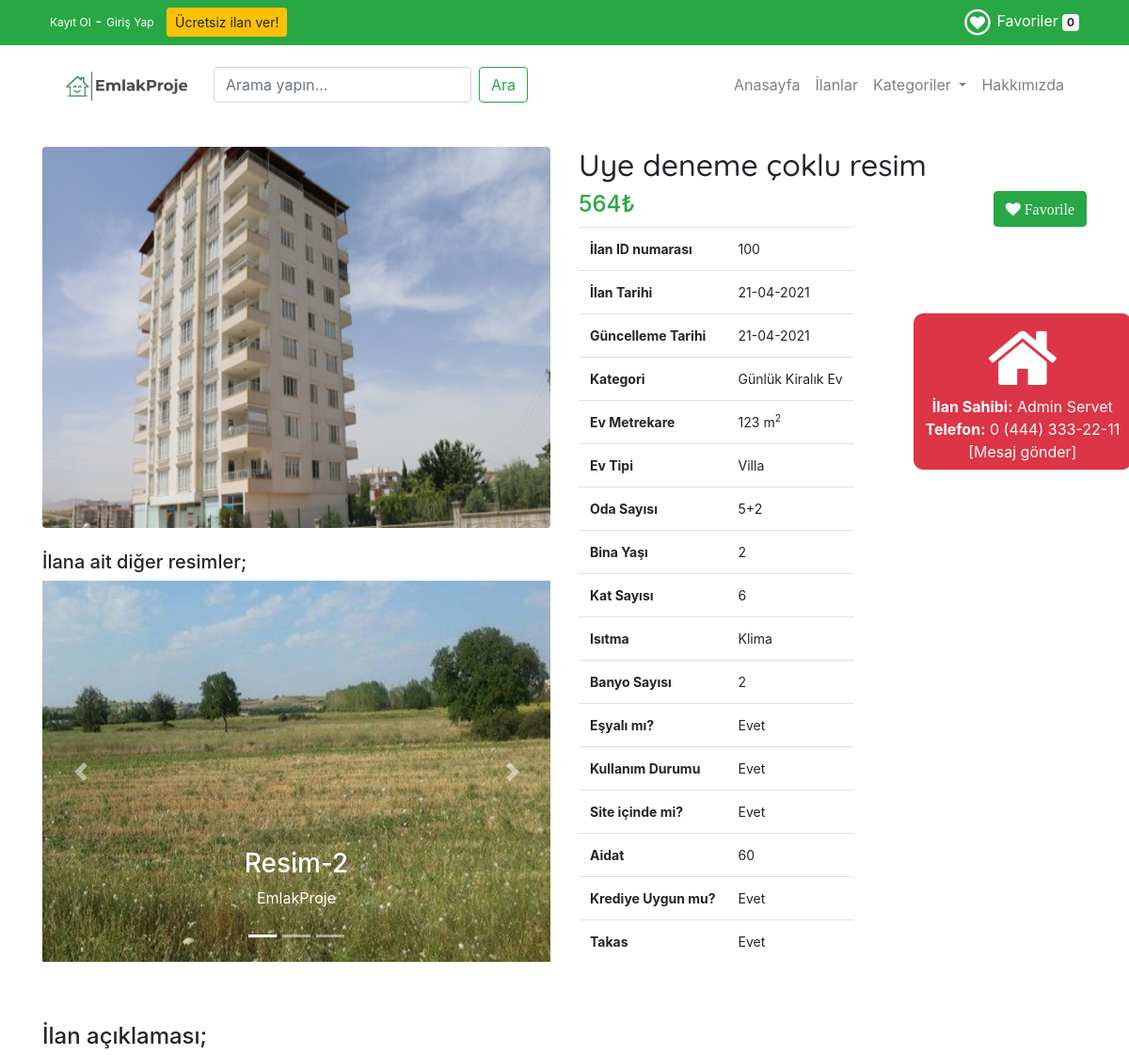
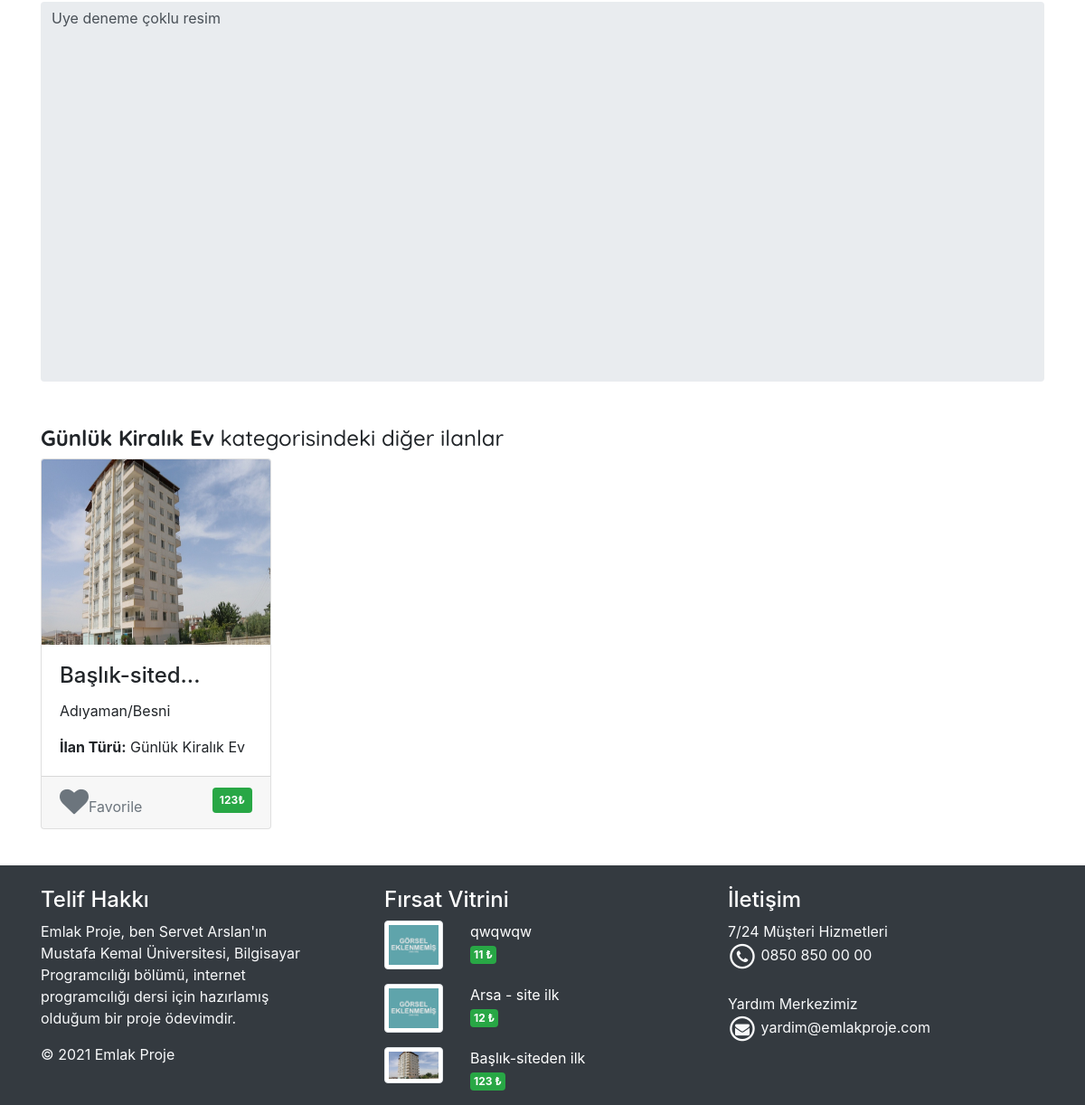
The page /urundetay.php?id=100 on the database its author committed (2 pictures, top to bottom).
### tables this page shows
CREATE TABLE `logo` (
  `logo_id` int(11) NOT NULL,
  `logo_aciklama` varchar(50) NOT NULL,
  `logo_baglanti` varchar(500) NOT NULL,
  `logo_k_durum` int(11) NOT NULL
);

CREATE TABLE `urunler` (
  `id` int(11) NOT NULL,
  `urunadi` varchar(128) NOT NULL,
  `il_id` int(11) NOT NULL,
  `ilce_id` int(11) NOT NULL,
  `evarsa_id` int(11) NOT NULL,
  `aciklama` text NOT NULL,
  `fiyat` double NOT NULL,
  `giris_tarihi` datetime NOT NULL,
  `dzltm_tarihi` timestamp NOT NULL DEFAULT current_timestamp() ON UPDATE current_timestamp(),
  `resim` varchar(128) DEFAULT NULL,
  `resim_iki` varchar(128) NOT NULL,
  `resim_uc` varchar(128) NOT NULL,
  `resim_dort` varchar(128) NOT NULL,
  `kategori_id` int(11) DEFAULT NULL,
  `onay` varchar(1) NOT NULL DEFAULT '0'
);

CREATE TABLE `kullanicilar` (
  `id` int(11) NOT NULL,
  `adsoyad` varchar(30) NOT NULL,
  `kadi` varchar(20) NOT NULL,
  `sifre` varchar(20) NOT NULL,
  `eposta` varchar(70) NOT NULL,
  `tel_no` varchar(10) NOT NULL,
  `onay` varchar(1) NOT NULL DEFAULT '0'
);

CREATE TABLE `kategoriler` (
  `id` int(11) NOT NULL,
  `kategoriadi` varchar(128) NOT NULL,
  `aciklama` text NOT NULL
);

CREATE TABLE `evbilgi` (
  `id` int(11) NOT NULL,
  `ev_urun_id` int(11) NOT NULL,
  `ev_tipi` varchar(50) NOT NULL,
  `ev_metrekare` varchar(50) NOT NULL,
  `oda_sayisi` varchar(50) NOT NULL,
  `bina_yasi` varchar(50) NOT NULL,
  `kat_sayisi` varchar(50) NOT NULL,
  `isitma` varchar(50) NOT NULL,
  `banyo_sayisi` varchar(50) NOT NULL,
  `esyali` varchar(50) NOT NULL,
  `kullanim_durumu` varchar(50) NOT NULL,
  `site_icinde` varchar(50) NOT NULL,
  `aidat` varchar(50) NOT NULL,
  `ev_krediye_uygun` varchar(50) NOT NULL,
  `ev_kimden` varchar(50) NOT NULL,
  `ev_takas` varchar(50) NOT NULL
);

CREATE TABLE `il` (
  `id` int(11) NOT NULL,
  `sehir` varchar(50) DEFAULT NULL
);

CREATE TABLE `ilce` (
  `id` int(11) NOT NULL,
  `ilce` varchar(55) DEFAULT NULL,
  `il_id` int(11) NOT NULL
);

### urundetay.php (the view, shortened to what this page needs)
<?php include "header.php"; ?>
 <?php
 $id=isset($_GET['id']) ? $_GET['id'] : die('HATA: Kayıt bulunamadı.');
 include 'config/vtabani.php';
 try {
 $sorgu = "SELECT urunler.id, urunler.urunadi, urunler.aciklama, urunler.fiyat, urunler.giris_tarihi, urunler.dzltm_tarihi,
urunler.resim, urunler.resim_iki, urunler.resim_uc, urunler.resim_dort, urunler.evarsa_id, kategoriler.kategoriadi, evbilgi.ev_tipi, evbilgi.ev_metrekare, evbilgi.oda_sayisi,
	evbilgi.bina_yasi, evbilgi.kat_sayisi, evbilgi.isitma, evbilgi.banyo_sayisi, evbilgi.esyali, evbilgi.kullanim_durumu,
	evbilgi.site_icinde, evbilgi.aidat, evbilgi.ev_krediye_uygun, evbilgi.ev_kimden, evbilgi.ev_takas,
	arsabilgi.imar_durumu, arsabilgi.arsa_metrekare, arsabilgi.metrekare_fiyat, arsabilgi.ada_no, arsabilgi.parsel_no,
	arsabilgi.pafta_no, arsabilgi.emsal, arsabilgi.tapu_durumu, arsabilgi.kat_karsiligi, arsabilgi.arsa_krediye_uygun, arsabilgi.arsa_kimden, arsabilgi.arsa_takas
FROM urunler
LEFT JOIN kategoriler ON urunler.kategori_id = kategoriler.id
LEFT JOIN evbilgi ON urunler.id = evbilgi.ev_urun_id
LEFT JOIN arsabilgi ON urunler.id = arsabilgi.arsa_urun_id
 WHERE urunler.id = ?";
 $stmt = $con->prepare( $sorgu );
 $stmt->bindParam(1, $id);
 $stmt->execute();
 $kayit = $stmt->fetch(PDO::FETCH_ASSOC);
 $favori_icin_id = $kayit['id'];
 extract($kayit);
 try{
 $sorgu = "SELECT id, adsoyad, tel_no FROM kullanicilar WHERE id='".$arsa_kimden."' OR id='".$ev_kimden."'";
 $stmt = $con->prepare( $sorgu );
 $stmt->execute();
 $kayit2 = $stmt->fetch(PDO::FETCH_ASSOC);
 extract($kayit2);
 }
 catch(PDOException $exception){
 die('HATA: ' . $exception->getMessage());
 }
 }
 catch(PDOException $exception){
 die('HATA: ' . $exception->getMessage());
 }
?>
 <div class="container mt-4 mb-4">
 <div class="row">
 <div class="col-md-6">
 <?php echo $resim ? "<img src='content/images/{$resim}' alt='{$urunadi}' style='width:100%;height:405px;' class='img-fluid rounded' />":"<img src='content/images/gorsel-yok.jpg' style='width:100%;height:405px;' class='card-img-top' />"; ?>
 <br/><br/>
 <h5>İlana ait diğer resimler;</h5>
<?php
 try {
 $sorgu = "SELECT resim_iki FROM urunler WHERE resim='{$resim}' LIMIT 0,1";
 $stmt = $con->prepare( $sorgu );
 $stmt->execute();
 $sorgu2 = "SELECT resim_uc FROM urunler WHERE resim='{$resim}' LIMIT 0,1";
 $stmt2 = $con->prepare( $sorgu2 );
 $stmt2->execute();
 $sorgu3 = "SELECT resim_dort FROM urunler WHERE resim='{$resim}' LIMIT 0,1";
 $stmt3 = $con->prepare( $sorgu3 );
 $stmt3->execute();
 $sayi = $stmt->rowCount() + $stmt2->rowCount() + $stmt3->rowCount();
 $sayi1 = $stmt->rowCount();
 }
 catch(PDOException $exception){
 die('HATA: ' . $exception->getMessage());
 }
 if($sayi>0){
 ?>
 <div id="carouselExampleIndicators" class="carousel slide d-none d-sm-block" dataride="carousel">
 <ol class="carousel-indicators">
 <li data-target="#carouselExampleIndicators" data-slide-to="0" class="active"></li>
 <li data-target="#carouselExampleIndicators" data-slide-to="1"></li>
 <li data-target="#carouselExampleIndicators" data-slide-to="2"></li>
 </ol>
 <div class="carousel-inner">
 <?php
 if($sayi1>0){
 while ($kayit = $stmt->fetch(PDO::FETCH_ASSOC)){
 extract($kayit);
 ?>
 <div class="carousel-item active">
	<?php echo $resim_iki ? "<img src='content/images/{$resim_iki}' alt='{$urunadi}' style='width:100%;height:405px;' class='d-block w-100' />":"<img src='content/images/gorsel-yok.jpg' style='width:100%;height:405px;' class='card-img-top' />"; ?>
 <div class="carousel-caption d-none d-md-block">
	<h3><?php echo "Resim-2"; ?></h3>
	<p><?php echo "EmlakProje"; ?></p>
 </div>
 </div>
 <?php
 }
 }
 ?>
 </div>
 <a class="carousel-control-prev" href="#carouselExampleIndicators" role="button"
data-slide="prev">
 <span class="carousel-control-prev-icon" aria-hidden="true"></span>
 </a>
 <a class="carousel-control-next" href="#carouselExampleIndicators"
role="button" data-slide="next">
 <span class="carousel-control-next-icon" aria-hidden="true"></span>
 </a>
</div>
<?php
 }
 else{
 echo "<div class='alert alert-danger'>HATA: İlana ait diğer resimler eklenmemiş veya gösterilemiyor...</div>";
 }
?>
 </div>
 <div class="col-md-6">
 <h2 class="baslik"><?php echo $urunadi; ?></h2>
<div class="text-success pull-left">
<h4><?php echo number_format($fiyat, 0, ',', '.') ?>&#8378;</h4>
</div>
<div class="btn btn-success pull-right" >
<a href="#" class="text-light favori-ekle" id="<?php echo $favori_icin_id; ?>"><i class="fa fa-heart"> Favorile</i></a>
</div>
<table class="table table-hover table-responsive" style="font-size:14px;">
<a href="msj_gonder.php?konu=<?php echo $favori_icin_id; ?>&kime=<?php echo $kayit2['id']; ?>"><div class="btn btn-danger pull-right" style="
  position: absolute;
  border-radius:10px;
  top: 20%;
  left: 65%;">
  <?php if($evarsa_id == 1){ ?>
  <i class="fa fa-home fa-5x" aria-hidden="true"></i>
  <?php }else if($evarsa_id == 2){ ?>
  <i class="fa fa-road fa-5x" aria-hidden="true"></i>
  <?php } ?>
  <br/>
 <b>İlan Sahibi:</b> <?php echo $adsoyad; ?>
 <br/>
 <b>Telefon:</b> <?php
				$bir = substr($tel_no,'0','3');
				$iki = substr($tel_no,'3','3');
				$uc = substr($tel_no,'6','2');
				$dort = substr($tel_no,'8','2');
				echo "0 (".$bir.") ".$iki."-".$uc."-".$dort; ?>
 <br/>
 [Mesaj gönder]
 </div></a>
<tr>
	<td>
		<b>İlan ID numarası</b>
	</td>
	<td>
		<?php echo $favori_icin_id;?>
	</td>
</tr>
<tr>
<td>
<b>İlan Tarihi</b>
</td>
<td>
<?php
echo substr($giris_tarihi,'8','2')."-";
echo substr($giris_tarihi,'5','2')."-";
echo substr($giris_tarihi,'0','4');
?>
</td>
</tr>
<tr>
<td><b>Güncelleme Tarihi</b></td>
<td>
<?php
echo substr($dzltm_tarihi,'8','2')."-";
echo substr($dzltm_tarihi,'5','2')."-";
echo substr($dzltm_tarihi,'0','4');
?>
</td>
</tr>
<tr>
<td>
<b>Kategori</b>
</td>
<td>
<?php
echo $kategoriadi." "; if($evarsa_id=="1"){ echo "Ev"; }else if($evarsa_id=="2"){ echo "Arsa"; } ;
?>
</td>
</tr>
<?php if($evarsa_id=="1"){ ?>
<tr>
<td>
<b>Ev Metrekare</b>
</td>
<td>
<?php
echo $ev_metrekare." m<sup>2</sup>";
?>
</td>
</tr>
<tr>
<td>
<b>Ev Tipi</b>
</td>
<td <?php if($ev_tipi=="Apartman Dairesi"){echo "colspan='2'";} ?>>
<?php
echo $ev_tipi;
?>
</td>
</tr>
<tr>
<td>
<b>Oda Sayısı</b>
</td>
<td>
<?php
echo $oda_sayisi;
?>
</td>
</tr>
<tr>
<td>
<b>Bina Yaşı</b>
</td>
<td>
<?php
echo $bina_yasi;
?>
</td>
</tr>
<tr>
<td>
<b>Kat Sayısı</b>
</td>
<td>
<?php
echo $kat_sayisi;
?>
</td>
</tr>
<tr>
<td>
<b>Isıtma</b>
</td>
<td>
<?php
echo $isitma;
?>
</td>
</tr>
<tr>
<td>
<b>Banyo Sayısı</b>
</td>
<td>
<?php
echo $banyo_sayisi;
?>
</td>
</tr>
<tr>
<td>
<b>Eşyalı mı?</b>
</td>
<td>
<?php
echo $esyali;
?>
</td>
</tr>
<tr>
<td>
<b>Kullanım Durumu</b>
</td>
<td>
<?php
echo $kullanim_durumu;
?>
</td>
</tr>
<tr>
<td>
<b>Site içinde mi?</b>
</td>
<td>
<?php
echo $site_icinde;
?>
</td>
</tr>
<tr>
<td>
<b>Aidat</b>
</td>
<td>
<?php
echo $aidat;
?>
</td>
</tr>
<tr>
<td>
<b>Krediye Uygun mu?</b>
</td>
<td>
<?php
echo $ev_krediye_uygun;
?>
</td>
</tr>
<tr>
<td>
<b>Takas</b>
</td>
<td>
<?php
echo $ev_takas;
?>
</td>
</tr>
<?php }else if($evarsa_id=="2"){ ?>
<tr>
<td>
<b>İmar Durumu</b>
</td>
<td>
<?php
echo $imar_durumu;
?>
</td>
</tr>
<tr>
<td>
<b>Metrekare</b>
</td>
<td>
<?php
echo $arsa_metrekare." m<sup>2</sup>";
?>
</td>
</tr>
<tr>
<td>
<b>Metrekare Fiyatı</b>
</td>
<td>
<?php
echo $metrekare_fiyat." &#8378;";
?>
</td>
</tr>
<tr>
<td>
<b>Ada No</b>
</td>
<td>
<?php
echo $ada_no;
?>
</td>
</tr>
<tr>
<td>
<b>Parsel No</b>
</td>
<td>
<?php
echo $parsel_no;
?>
</td>
</tr>
<tr>
<td>
<b>Pafta No</b>
</td>
<td>
<?php
echo $pafta_no;
?>
</td>
</tr>
<tr>
<td>
<b>Emsal</b>
</td>
<td>
<?php
echo $emsal;
?>
</td>
</tr>
<tr>
<td>
<b>Tapu Durumu</b>
</td>
<td>
<?php
echo $tapu_durumu;
?>
</td>
</tr>
<tr>
<td>
<b>Kat Karşılığı</b>
</td>
<td>
<?php
echo $kat_karsiligi;
?>
</td>
</tr>
<tr>
<td>
<b>Krediye Uygun mu?</b>
</td>
<td>
<?php
echo $arsa_krediye_uygun;
?>
</td>
</tr>
<tr>
<td>
<b>Takas</b>
</td>
<td>
<?php
echo $arsa_takas;
?>
</td>
</tr>
<?php } ?>
</table>
 </div>
 </div>
 <br/><br/>
 <?php echo "<h4>İlan açıklaması;</h4><textarea class='form-control' id='exampleFormControlTextarea1' rows='17' cols='74' style='resize:none;border:none;' readonly='yes'>".$aciklama."</textarea>"; ?>
 <?php if($evarsa_id == "1"){$evOarsa="Ev";$evOarsa_id="1";}else if($evarsa_id == "2"){$evOarsa="Arsa";$evOarsa_id="2";} ?>
 <h4 class="baslik mt-5"><b><?php echo $kategoriadi." ".$evOarsa; ?></b> kategorisindeki diğer ilanlar</h2>
<div class="row">
 <?php
 include 'config/vtabani.php';
 $sorgu='SELECT urunler.id, urunler.urunadi, urunler.aciklama, urunler.fiyat, urunler.resim, kategoriler.kategoriadi, il.sehir, ilce.ilce
 FROM urunler
 LEFT JOIN kategoriler ON urunler.kategori_id = kategoriler.id
 LEFT JOIN il ON urunler.il_id=il.id
 LEFT JOIN ilce ON urunler.ilce_id=ilce.id
 WHERE urunler.onay="1" AND kategoriler.kategoriadi="'.$kategoriadi.'" AND urunler.evarsa_id="'.$evOarsa_id.'" AND urunler.id<>"'.$favori_icin_id.'" limit 0,4';
 $stmt = $con->prepare($sorgu);
 $stmt->execute();
 $veri = $stmt->fetchAll(PDO::FETCH_ASSOC);
 foreach ($veri as $kayit) { ?>
 <div class="col-md-3 mb-3">
 <div class="card">
 <a href="urundetay.php?id=<?php echo $kayit['id']?>">
 <?php echo $kayit['resim'] ? "<img src='content/images/".$kayit['resim']."' alt='".$kayit['urunadi']."' style='width:100%;height:205px;' class='card-img-top' />":"<img src='content/images/gorsel-yok.jpg' style='width:100%;height:205px' class='card-img-top' />"; ?>
</a>
 <div class="card-body">
 <h4 class="card-title"><?php echo mb_substr($kayit['urunadi'],'0','12','UTF-8')."..."?></h4>
 <p class="card-text"><?php echo $kayit['sehir']."/".$kayit['ilce']?></p>
 <p class="card-text"><?php echo "<b>İlan Türü:</b> ".$kategoriadi." ".$evOarsa;?></p>
 </div>
 <div class="card-footer text-muted">
 <a href="#" class="text-secondary float-left favori-ekle" id="<?php echo $kayit['id']?>"><i class="fa fa-heart fa-2x"></i>Favorile</a>
 <span class="badge badge-success p-2 float-right"><?php echo number_format($kayit['fiyat'], 0, ',', '.')?>&#8378;</span>
 </div>
 </div>
 </div>
 <?php }
		?>
</div>
 </div>
<?php include "footer.php"; ?>

### header.php (shortened to what this page needs)
<?php
 include 'config/vtabani.php';
 try {
 $sorgu = "SELECT logo_baglanti FROM logo WHERE logo_k_durum=1";
 $stmt = $con->prepare( $sorgu );
 $stmt->execute();
 $kayit = $stmt->fetch(PDO::FETCH_ASSOC);
 $logo_baglanti = $kayit['logo_baglanti'];
 }
 catch(PDOException $exception){
 die('HATA: ' . $exception->getMessage());
 }
?>
<!doctype html>
<html lang="tr">
 <head>
 <link rel="stylesheet" href="https://stackpath.bootstrapcdn.com/bootstrap/4.1.3/css/bootstrap.min.css">
 <link rel="stylesheet" href="content/css/font-awesome-4.7.0/css/font-awesome.min.css">
 <link rel="stylesheet" type="text/css" href="content/css/style.css">
 </head>
 <body>
 <div class="container-fluid bg-success">
 <div class="container">
 <div class="row p-2">
 <div class="col-md-8">
 <div class="text-white">
 <?php if(!isset($_SESSION["kullanici_loginkey"]) || empty($_SESSION["kullanici_loginkey"])){ ?>
	<a class="link1" style="font-size:12px;" href="kayit.php">Kayıt Ol</a> - <a class="link1" style="font-size:12px;" href="giris.php">Giriş Yap</a>
	<a class="btn btn-warning btn-sm" href="kayit.php?islem=girisYokilanver" role="button">Ücretsiz ilan ver!</a>
 <?php } ?>
 </div>
 </div>
 <div class="col-md-4 text-right text-white">
 <a class="link1" href="favorilerim.php">
 <span class="fa-stack fa-1x">
 <i class="fa fa-circle-thin fa-stack-2x"></i>
 <i class="fa fa-heart fa-stack-1x"></i>
 </span> Favoriler
 <span class="badge badge-light" id="urun-sayisi">
 <?php
 if(isset($_SESSION['favori']) || !empty($_SESSION['favori'])){
	$urun_sayisi=count($_SESSION['favori']);
	echo $urun_sayisi;
 }else{echo 0;}
 ?>
</span>
 </a>
 </div>
 </div>
 </div>
</div>
 <div class="container">
 <nav class="navbar navbar-expand-lg navbar-light bg-white">
 <a class="navbar-brand" href="index.php">
 <img src="content/images/<?php echo $logo_baglanti; ?>" alt="Logo" style="width:150px;position:relative;">
 </a>
 <div class="collapse navbar-collapse" id="navbarSupportedContent">
 <form class="form-inline my-2 my-lg-0" action="urunler.php" method="get"
name="form_ara">
 <input class="form-control mr-sm-2" type="search" placeholder="Arama yapın..." aria-label="Ara" name="aranan">
 <button class="btn btn-outline-success my-2 my-sm-0" type="submit">Ara</button>
 </form>
 <ul class="navbar-nav ml-auto">
 <li class="nav-item">
 <a class="nav-link" href="index.php">Anasayfa </a>
 </li>
 <li class="nav-item">
 <a class="nav-link" href="urunler.php">İlanlar</a>
 </li>
 <li class="nav-item dropdown">
 <a class="nav-link dropdown-toggle" href="#" id="navbarDropdown" role="button" data-toggle="dropdown" aria-haspopup="true" aria-expanded="false">
 Kategoriler
 </a>
 </li>
 <li class="nav-item">
 <a class="nav-link" href="hakkimizda.php">Hakkımızda</a>
 </li>
 </ul>
 </div>
 </nav>
</div>

### footer.php (shortened to what this page needs)
 <link rel="stylesheet" href="content/css/font-awesome-4.7.0/css/font-awesome.min.css">
<div class="container-fluid bg-dark">
 <div class="container pt-4">
 <div class="row">
 <div class="col-md-4">
 <h4 class="text-white">Telif Hakkı</h4>
 <p class="text-light">Emlak Proje, ben Servet Arslan'ın<br/>
 Mustafa Kemal Üniversitesi, Bilgisayar<br/>
 Programcılığı bölümü, internet<br/>
 programcılığı dersi için hazırlamış<br/>
 olduğum bir proje ödevimdir.
 <p class="text-light">
 © 2021 Emlak Proje</p>
 </p>
 </div>
 <div class="col-md-4">
 <h4 class="text-white">Fırsat Vitrini</h4>
 <?php
 include 'config/vtabani.php';
 $sorgu='SELECT id, urunadi, fiyat, resim FROM urunler WHERE onay="1" ORDER BY fiyat LIMIT 0,3';
 $stmt = $con->prepare($sorgu);
 $stmt->execute();
 $veri = $stmt->fetchAll(PDO::FETCH_ASSOC);
 foreach ($veri as $kayit) { ?>
 <div class="row mb-3">
 <div class="col-md-3">
<?php echo $kayit['resim'] ? "<img src='content/images/".$kayit['resim']."' alt='".$kayit['urunadi']."' class='img-fluid
img-thumbnail' />":"<img src='content/images/gorsel-yok.jpg' class='img-fluid img-thumbnail' />"; ?>
 </div>
 <div class="col-md-9">
 <a href="urundetay.php?id=<?php echo $kayit['id']?>" class="link1">
 <p class="firsat"><?php echo $kayit['urunadi']?></p>
 </a>
 <span class="badge badge-success p-1">
 <?php echo number_format($kayit['fiyat'], 0, ',', '.'); ?> &#8378;</span>
 </div>
 </div>
 <?php }
?>
 </div>
 <div class="col-md-4">
 <h4 class="text-white">İletişim</h4>
 <p class="text-light">
	7/24 Müşteri Hizmetleri<br/>
	<span class="fa-stack fa-1x">
	<i class="fa fa-circle-thin fa-stack-2x"></i>
	<i class="fa fa-phone fa-stack-1x"></i>
	</span> 0850 850 00 00
	<br/><br/>
	Yardım Merkezimiz<br/>
	<span class="fa-stack fa-1x">
	<i class="fa fa-circle-thin fa-stack-2x"></i>
	<i class="fa fa-envelope fa-stack-1x"></i>
	</span> yardim@emlakproje.com
 </p>
 </div>
 </div>
 </div>
</div>
</body>
</html>

### rows shown on the page
logo: logo_baglanti (picture)
urunler: resim (picture), resim_iki (picture), urunadi "Uye deneme çoklu resim", fiyat "564", id "100", giris_tarihi "21", giris_tarihi "04", giris_tarihi "2021", dzltm_tarihi "21", dzltm_tarihi "04", dzltm_tarihi "2021", kategori.kategoriadi "Günlük Kiralık", evbilgi.ev_metrekare "123", evbilgi.ev_tipi "Villa", evbilgi.oda_sayisi "5+2", evbilgi.bina_yasi "2", evbilgi.kat_sayisi "6", evbilgi.isitma "Klima", evbilgi.banyo_sayisi "2", evbilgi.esyali "Evet", evbilgi.kullanim_durumu "Evet", evbilgi.site_icinde "Evet", evbilgi.aidat "60", evbilgi.ev_krediye_uygun "Evet", evbilgi.ev_takas "Evet", aciklama "Uye deneme çoklu resim", evarsa "Ev"
kullanicilar: adsoyad "Admin Servet", tel_no "444", tel_no "333", tel_no "22", tel_no "11"
urunler: resim (picture), urunadi "Başlık-sited", il.sehir "Adıyaman", ilce.ilce "Besni", kategori.kategoriadi "Günlük Kiralık", fiyat "123", urunadi "Başlık-siteden ilk"
urunler: urunadi "qwqwqw", fiyat "11"
urunler: urunadi "Arsa - site ilk", fiyat "12"

### other values the page prints
$urun_sayisi "0"
